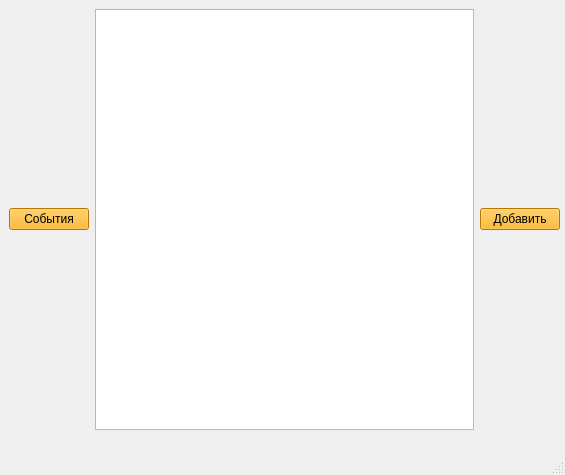
<?xml version="1.0" encoding="UTF-8"?>
<ui version="4.0">
 <class>MainWindow</class>
 <widget class="QMainWindow" name="MainWindow">
  <property name="geometry">
   <rect>
    <x>0</x>
    <y>0</y>
    <width>565</width>
    <height>475</height>
   </rect>
  </property>
  <property name="windowTitle">
   <string>MainWindow</string>
  </property>
  <widget class="QWidget" name="centralwidget">
   <widget class="QWidget" name="horizontalLayoutWidget">
    <property name="geometry">
     <rect>
      <x>9</x>
      <y>9</y>
      <width>551</width>
      <height>421</height>
     </rect>
    </property>
    <layout class="QHBoxLayout" name="horizontalLayout">
     <item>
      <widget class="QPushButton" name="btn_calendar">
       <property name="styleSheet">
        <string notr="true">background-color: rgb(255, 170, 0);</string>
       </property>
       <property name="text">
        <string>События</string>
       </property>
      </widget>
     </item>
     <item>
      <widget class="QPlainTextEdit" name="plainTextEdit"/>
     </item>
     <item>
      <widget class="QPushButton" name="btn_development">
       <property name="styleSheet">
        <string notr="true">background-color: rgb(255, 170, 0);</string>
       </property>
       <property name="text">
        <string>Добавить</string>
       </property>
      </widget>
     </item>
    </layout>
   </widget>
  </widget>
  <widget class="QMenuBar" name="menubar">
   <property name="geometry">
    <rect>
     <x>0</x>
     <y>0</y>
     <width>565</width>
     <height>21</height>
    </rect>
   </property>
  </widget>
  <widget class="QStatusBar" name="statusbar"/>
 </widget>
 <resources/>
 <connections/>
</ui>
